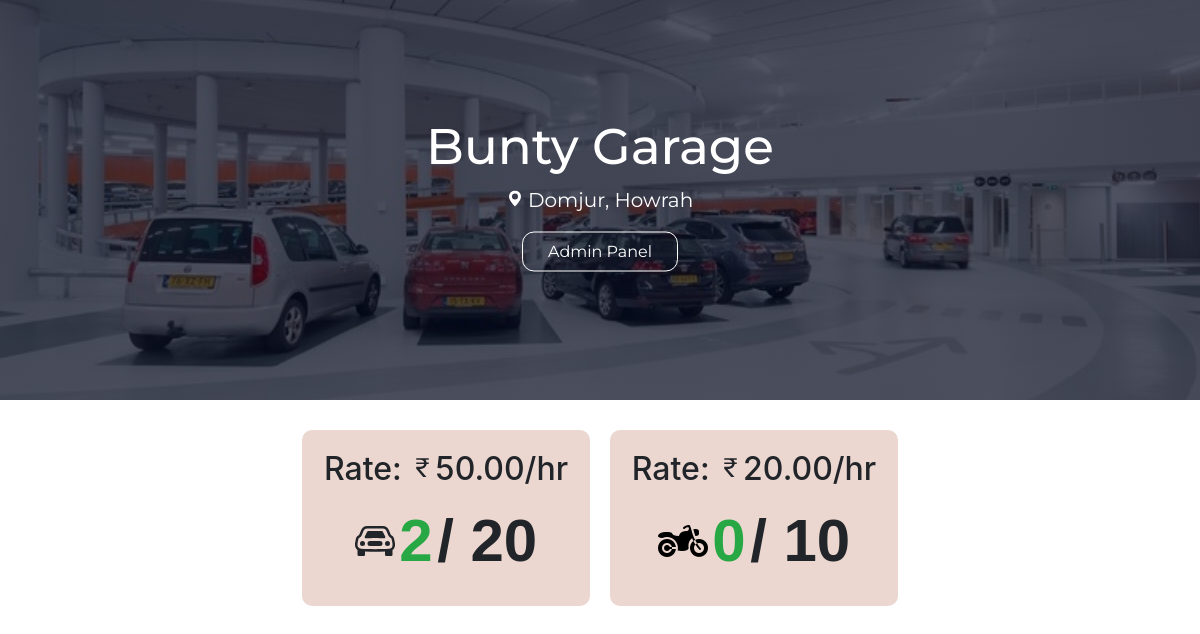
The app's page /dashboard/ (signed in) with its own data.
### gapp/models.py (models this page shows, shortened)
class Garage(models.Model):
    user_id = models.ForeignKey(User, on_delete=models.CASCADE)
    name = models.CharField(max_length=255)
    bike_slots = models.IntegerField(default=0)
    car_slots = models.IntegerField(default=0)
    f_bike_slots = models.IntegerField(default=0)
    f_car_slots = models.IntegerField(default=0)
    bike_rate = models.DecimalField(max_digits=5, decimal_places=2)
    car_rate = models.DecimalField(max_digits=5, decimal_places=2)
    address = models.CharField(max_length=255)

### HelloGarage/views.py (the view)
# urls.py: 2. Add a URL to urlpatterns:  path('', views.home, name='home')
def home(request):
    if request.user.is_anonymous:
        messages.add_message(request, messages.INFO, 'Have to Login first')
        return redirect("login_view")
    else:
        user = request.user
        g = get_garage_details(user)
        data = {
            "name" : g.name,
            "address" : g.address,
            "car" : g.f_car_slots,
            "bike" : g.f_bike_slots,
            "car_slot" : g.car_slots,
            "bike_slot" : g.bike_slots,
            "bike_rate" : g.bike_rate,
            "car_rate" : g.car_rate
        }
        return render(request, "dashboard.html", context=data)

### gapp/queires.py (called while the page is built)
def get_garage_details(user_id):
    try:
        garage = Garage.objects.get(user_id = user_id)
        return garage
    except:
        return None

### templates/dashboard.html (shortened to what this page needs)
{% extends 'base.html' %}
{% load static %}
{% block header %}
<link
      rel="stylesheet"
      href="{% static 'css/style.css' %}"
      type="text/css"
      media="screen"
    />
{% endblock header %}
{% block body %}
<section class="sub-header">
  <div class="box">
    <h1>{{ name }}</h1>
    <p class="anip">
      <svg xmlns="http://www.w3.org/2000/svg" width="16" height="16" fill="currentColor" class="bi bi-geo-alt-fill" viewBox="0 0 16 16">
        <path d="M8 16s6-5.686 6-10A6 6 0 0 0 2 6c0 4.314 6 10 6 10zm0-7a3 3 0 1 1 0-6 3 3 0 0 1 0 6z"/>
      </svg>
      {{address}}
    </p>
    <a href="/gapp" class="whbtn">Admin Panel</a>
  </div>
</section>
<section class="anime">
  <div class="anirows">
    <div class="anicol">
      <h2>Rate:
        {{car_rate}}/hr
      </h2>
      <span id="shownum" data-val="" style="color : #28a745">{{ car }}</span>
      <span id="shownum"> / </span>
      <span id="shownum" data-val="">{{ car_slot }}</span>
    </div>
    <div class="anicol">
      <h2>Rate:
        {{bike_rate}}/hr
      </h2>
      <img src="{% static 'image/bike.png' %}" style="margin-top:-30px">
      <span id="shownum" style="color : #28a745">{{ bike }}</span>
      <span id="shownum"> / </span>
      <span id="shownum">{{ bike_slot }}</span>
    </div>
  </div>
</section>
{% endblock body %}

### static/css/style.css (style rules this page uses)
body { margin: 0px; padding: 0px; }
.sub-header { min-height: 50vh; width: 100%; background-image: linear-gradient(rgba(4, 9, 30, 0.7), rgba(4, 9, 30, 0.7)), url("/static/image/garage1.jpg"); background-position: center; background-repeat: no-repeat; background-size: cover; position: relative; }
.box { width: 90%; position: absolute; top: 50%; left: 50%; transform: translate(-50%, -50%); text-align: center; color: white; }
.box h1 { font-family: 'Montserrat', sans-serif; font-size: 50px; }
.box p { font-family: 'Montserrat', sans-serif; margin: 5px 10px; font-size: 20px; }
.whbtn { font-family: 'Montserrat', sans-serif; display: inline-block; text-decoration: none; color: white; background: transparent; border: 1px solid white; padding: 7px 25px; margin: 12px; border-radius: 12px; }
.anime { width: 80%; text-align: center; margin: auto; padding-top: 30px; }
.anirows { display: flex; justify-content: center; }
.anicol { flex-basis: 30%; background-color: rgb(236, 215, 208); border-radius: 10px; margin: 0px 10px; margin-bottom: 5%; padding: 20px 12px; box-sizing: border-box; cursor: pointer; transition: 0.5s; }
h2 { font-family: 'Ubuntu', sans-serif; font-weight: 500; text-align: center; margin: 10px 0px; }
#shownum { font-family: 'Ubuntu', sans-serif; font-size: 60px; font-weight: 600; }

### records on screen
Garage: name "Bunty Garage", address "Domjur, Howrah", car_rate "50.00", bike_rate "20.00"

### other values on screen
{{ car }} "2"
{{ car_slot }} "20"
{{ bike }} "0"
{{ bike_slot }} "10"
